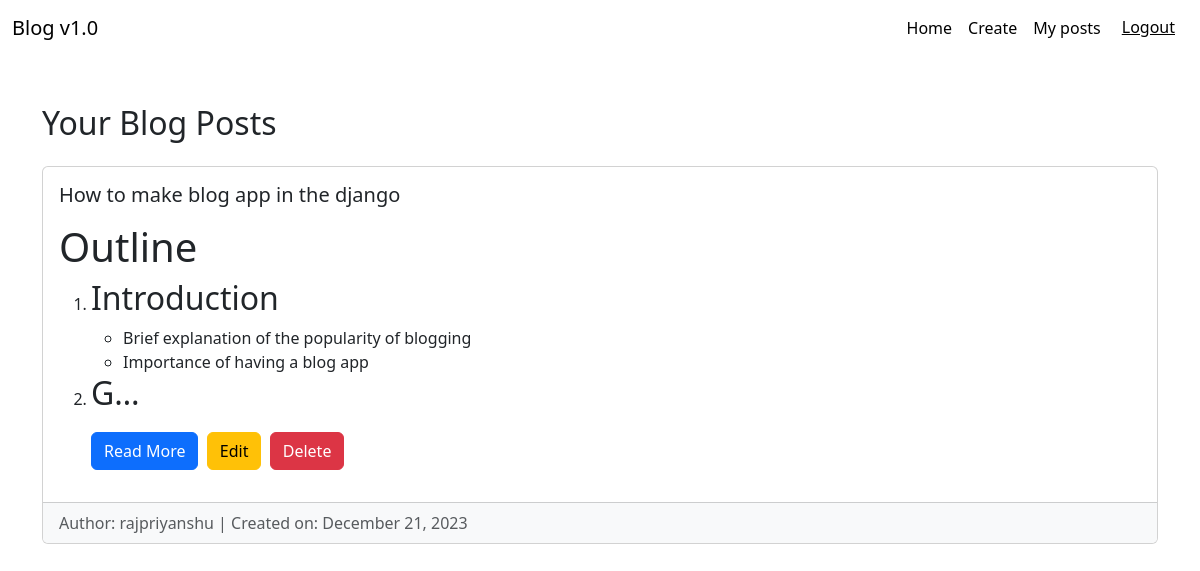
The app's page /user_posts/ (signed in), older data.
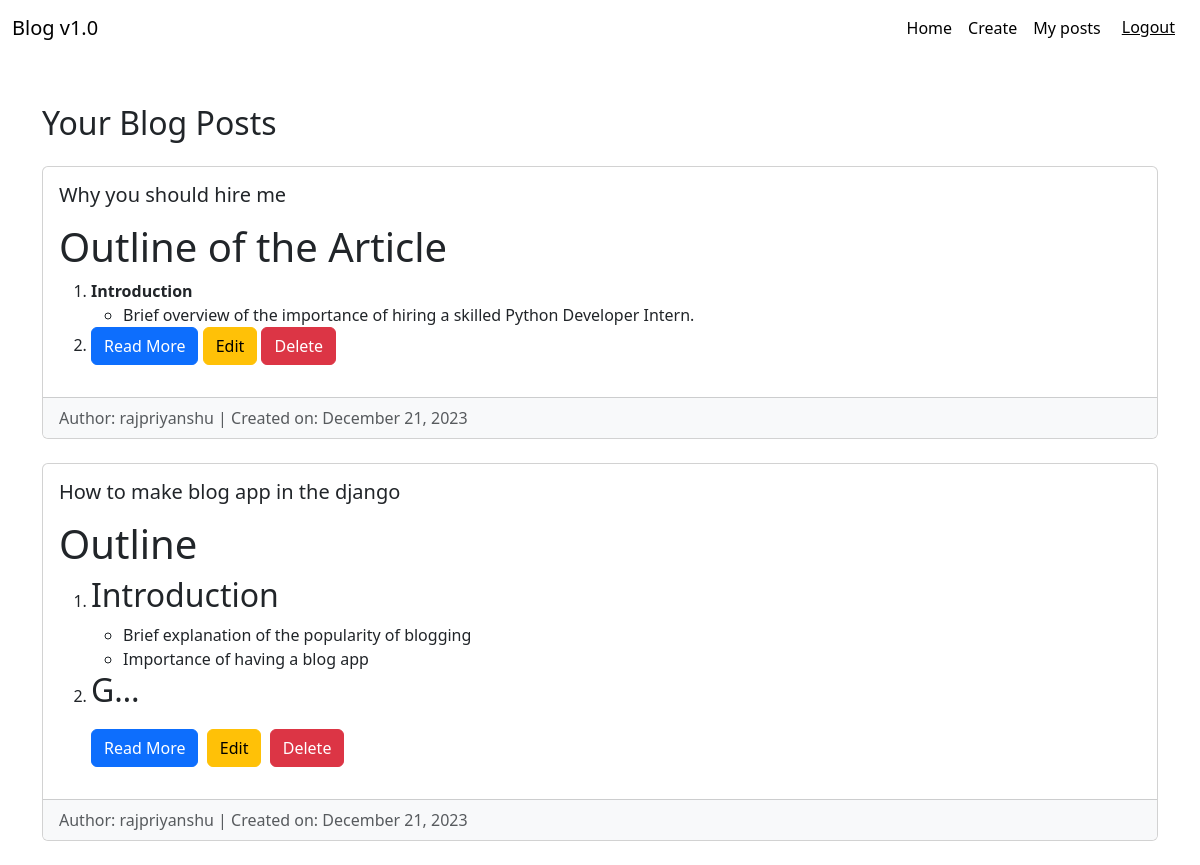
The same page, newer data.
### main/models.py (models this page shows, shortened)
class Blog(models.Model):
    title = models.CharField(max_length=255)
    body = RichTextField(blank=True,null=True)
    time_creation = models.DateTimeField(auto_now_add=True)
    author = models.ForeignKey(User, on_delete=models.CASCADE)
    blog_id = models.AutoField(primary_key=True)

### main/views.py (the view)
# urls.py: path('user_posts/', views.user_posts, name='user_posts'),
@login_required(login_url='login')
def user_posts(request):
    user_posts = Blog.objects.filter(author=request.user).order_by('-time_creation')
    return render(request, 'main/user_posts.html', {'user_posts': user_posts})

### templates/main/user_posts.html
{% extends 'main/base.html' %}
{% block content %}
{% include 'main/nav.html' %}
<div class="container mt-5">
    <h2 class="mb-4">Your Blog Posts</h2>
    {% for post in user_posts %}
        <div class="card mb-4">
            <div class="card-body">
                <h5 class="card-title">{{ post.title }}</h5>
                <p class="card-text">{{ post.body|safe|truncatechars:200 }}</p>
                <a href="{% url 'view_blog_post' blog_id=post.blog_id %}" class="btn btn-primary">Read More</a>
                <a href="{% url 'edit_post' post.blog_id %}" class="btn btn-warning">Edit</a>
                <a href="{% url 'delete_post' post.blog_id %}" class="btn btn-danger">Delete</a>
            </div>
            <div class="card-footer text-muted bg-light">
                Author: {{ post.author.username }} | Created on: {{ post.time_creation|date:"F d, Y" }}
            </div>
        </div>
    {% endfor %}
</div>
{% endblock %}

### templates/main/base.html (shortened to what this page needs)
{% load static %}
<!DOCTYPE html>
<html lang="en">
<head>
    <link rel="stylesheet" href="{% static 'css/bootstrap.min.css' %}">
</head>
<body>
    {% block content %} {% endblock %}
</body>
</html>

### templates/main/nav.html (shortened to what this page needs)
<nav class="navbar navbar-expand-lg bg-body-tertiary" style="background-color: transparent !important; border-bottom: none;">
    <div class="container-fluid">
        <a class="navbar-brand text-black" href="{% url 'home' %}">Blog v1.0</a>
        <div class="collapse navbar-collapse justify-content-end" id="navbarNavDropdown">
            <ul class="navbar-nav">
                <li class="nav-item">
                    <a class="nav-link active text-black" aria-current="page" href="{% url 'home' %}">Home</a>
                </li>
                <li class="nav-item">
                    <a class="nav-link text-black" href="{% url 'create' %}">Create</a>
                </li>
                <li class="nav-item">
                    <a class="nav-link text-black" href="{% url 'user_posts' %}">My posts</a>
                </li>
                <li class="nav-item">
                    <form method="post" action="{% url 'logout' %}">
                        <button type="submit" class="btn btn-link text-black">Logout</button>
                    </form>
                </li>
            </ul>
        </div>
    </div>
</nav>

Row changes from the older to the newer data that the page shows:
added Blog: title "Why you should hire me", body "Outline of the Article Introduction Brief overview of the importance of hiring a skilled Python Developer Intern.", author.username "rajpriyanshu", time_creation "December 21, 2023"
